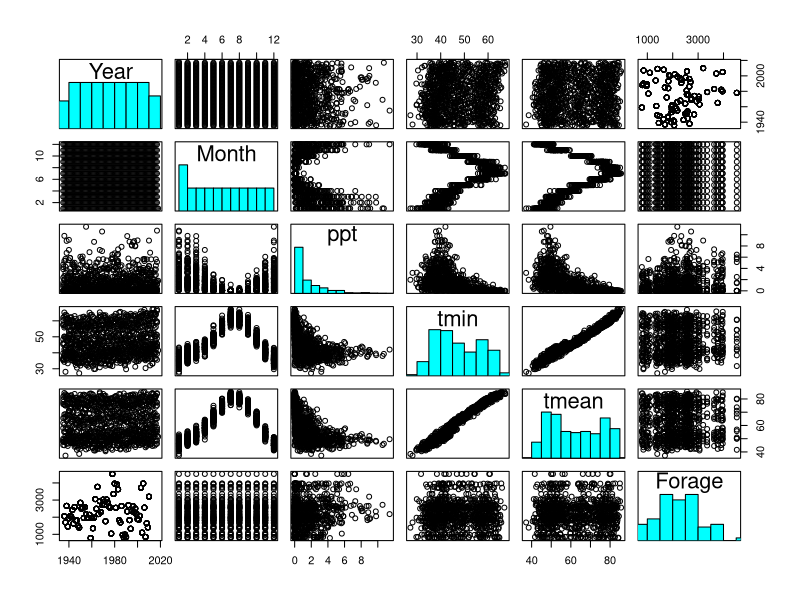

R code for this plot:
library(tidyverse)
library(lubridate)

setwd("C:/Users/kiers/OneDrive/Documents/GitHub/Forecasting-Challenge-2")

forage <- read.csv("Forage Data.csv")
weather <- read.csv("Weather data.csv")

str(forage)
str(weather)

# Read in dates as dates, change column names
weather <- weather %>% 
  mutate(Date = ym(Date),
         Year = year(Date),
         Month = month(Date)) %>% 
  rename(ppt = ppt..inches.,
         tmin = tmin..degrees.F.,
         tmean = tmean..degrees.F.) %>% 
  relocate(Year, .after = Date) %>% 
  relocate(Month, .after = Year)

forage <- forage %>% 
  rename(Year = year,
         Forage = lbs_per_acre)

# Merge data together
data <- merge(weather, forage, by="Year", all.x = T)

data <- data %>% 
  arrange(Year, Month) %>% 
  relocate(Date, .before = Year)

write.csv(data, "Full data.csv")

# Make histograms, explore relationships
panel.hist <- function(x, ...)
{
  usr <- par("usr")
  par(usr = c(usr[1:2], 0, 1.5) )
  h <- hist(x, plot = FALSE)
  breaks <- h$breaks; nB <- length(breaks)
  y <- h$counts; y <- y/max(y)
  rect(breaks[-nB], 0, breaks[-1], y, col = "cyan", ...)
}

pairs(data[,2:7], diag.panel = panel.hist)
